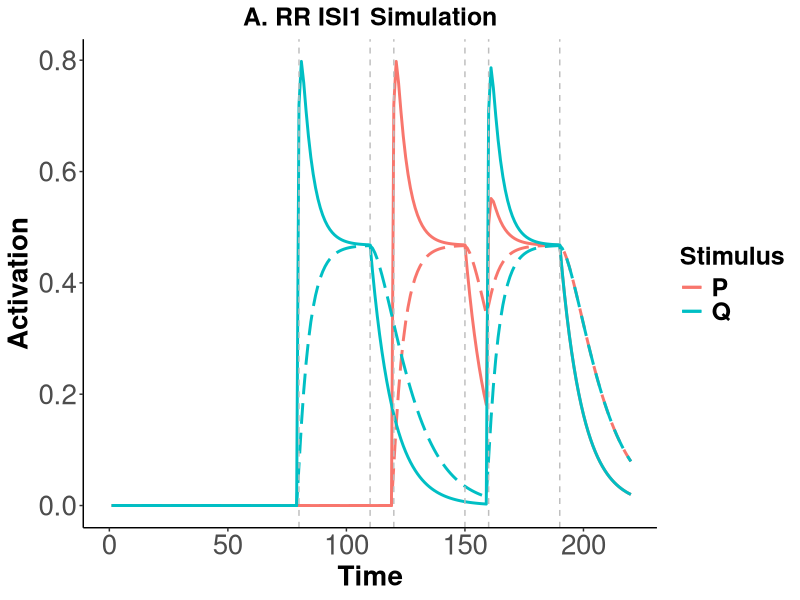

Recreate this plot in R.
input = list()
input$sorQp1 = .8
input$sorPp1 = .8

s1 = c(80,110)
s2 = c(120,150)
tt = c(160,190)
input$sordur = 220

input$sorQon1 = s1
input$sorQon2 = tt
input$sorPon1 = s2
input$sorPon2 = tt

input$sorpd1 = 0.1
input$sorpd2 = input$sorpd1


sor = matrix(nrow = input$sordur, ncol = 28)

colnames(sor) = c('p1Q', 'p1P',
                  'pd1', 'pd2', 
                  'pIQ', 'pA1Q', 'pA2Q',
                  'pIP', 'pA1P', 'pA2P',
                  
                  'pA1Qgain', 'pA1Qloss','pA2Qgain',
                  'pA2Qloss','pIQgain','pIQloss',
                  'pA1Qdelta', 'pA2Qdelta', 'pIQdelta',
                  
                  'pA1Pgain', 'pA1Ploss','pA2Pgain',
                  'pA2Ploss','pIPgain','pIPloss',
                  'pA1Pdelta', 'pA2Pdelta', 'pIPdelta'
                  )

sor[,'p1Q'] = 0 # set as 0 to init
sor[,'p1P'] = 0


sor[input$sorPon1[1]:input$sorPon1[2],'p1P'] = input$sorPp1
sor[input$sorPon2[1]:input$sorPon2[2],'p1P'] = input$sorPp1

sor[input$sorQon1[1]:input$sorQon1[2],'p1Q'] = input$sorQp1
sor[input$sorQon2[1]:input$sorQon2[2],'p1Q'] = input$sorQp1

sor[,'pd1'] = input$sorpd1     # set decay rate
sor[,'pd2'] = input$sorpd2     # set decay rate

sor[,'pIQ'] = 1                 # Make I numeric
sor[,'pIP'] = 1

# run moment by moment simulation
for (i in 1:nrow(sor)){
    if (i == 1){
        
        sor[i,'pIQ'] = 1 - sor[i,'p1Q'] # This will be 1 as long as p1 = 0
        
        # Q
        
        # Deltas calculate
        sor[i,'pA1Qgain'] = sor[i,'p1Q']
        sor[i,'pA1Qloss'] = sor[i,'pA1Qgain'] * sor[i,'pd1']
        sor[i,'pA1Qdelta'] = sor[i,'pA1Qgain'] - sor[i,'pA1Qloss']
        
        sor[i,'pA2Qgain'] = sor[i,'pA1Qloss']
        sor[i,'pA2Qloss'] = sor[i,'pA2Qgain'] * sor[i,'pd2']
        sor[i,'pA2Qdelta'] = sor[i,'pA2Qgain'] - sor[i,'pA2Qloss']

        sor[i,'pIQgain'] = sor[i,'pA2Qloss']
        sor[i,'pIQloss'] = sor[i,'p1Q']
        sor[i,'pIQdelta'] = sor[i,'pIQgain'] - sor[i,'pIQloss']

        # Calculate proportions in each state
        sor[i,'pA1Q'] = sor[i,'pA1Qdelta']
        sor[i,'pA2Q'] = sor[i,'pA2Qdelta']
        sor[i,'pIQ'] = sor[i,'pIQ'] + sor[i,'pIQgain']
        
        # P
        
        # Deltas calculate
        sor[i,'pA1Pgain'] = sor[i,'p1P']
        sor[i,'pA1Ploss'] = sor[i,'pA1Pgain'] * sor[i,'pd1']
        sor[i,'pA1Pdelta'] = sor[i,'pA1Pgain'] - sor[i,'pA1Ploss']
        
        sor[i,'pA2Pgain'] = sor[i,'pA1Ploss']
        sor[i,'pA2Ploss'] = sor[i,'pA2Pgain'] * sor[i,'pd2']
        sor[i,'pA2Pdelta'] = sor[i,'pA2Pgain'] - sor[i,'pA2Ploss']
        
        sor[i,'pIPgain'] = sor[i,'pA2Ploss']
        sor[i,'pIPloss'] = sor[i,'p1P']
        sor[i,'pIPdelta'] = sor[i,'pIPgain'] - sor[i,'pIPloss']
        
        # Calculate proportions in each state
        sor[i,'pA1P'] = sor[i,'pA1Pdelta']
        sor[i,'pA2P'] = sor[i,'pA2Pdelta']
        sor[i,'pIP'] = sor[i,'pIP'] + sor[i,'pIPgain']


        
    } else {
        
        # Q
        
        sor[i,'pIQ'] = sor[i-1,'pIQ']
        
        sor[i,'pA1Qgain'] = sor[i,'pIQ'] * sor[i,'p1Q'] # how mauch is activated from I
        
        sor[i,'pA1Q'] = sor[i-1,'pA1Q'] + sor[i,'pA1Qgain'] # how much is there in total with carried over
        
        sor[i,'pA1Qloss'] = sor[i,'pA1Q'] * sor[i,'pd1'] # how much decays to A2
        
        sor[i,'pA1Q'] = sor[i,'pA1Q'] - sor[i,'pA1Qloss'] # how much is left after the decay
        
        sor[i,'pA1Qdelta'] = sor[i,'pA1Qgain'] - sor[i,'pA1Qloss']
        
        sor[i,'pA2Qgain'] = sor[i,'pA1Qloss'] # how much is gained from A1->A2 decay
        
        sor[i,'pA2Q'] = sor[i-1,'pA2Q'] + sor[i,'pA2Qgain'] # how much is there with carried over
        
        sor[i,'pA2Qloss'] = sor[i,'pA2Q'] * sor[i,'pd2'] # how much decays A2->I
        
        sor[i,'pA2Q'] = sor[i,'pA2Q'] - sor[i,'pA2Qloss'] # how much is left after A2->I decay
        
        sor[i,'pA2Qdelta'] = sor[i,'pA2Qgain'] - sor[i,'pA2Qloss']
        
        sor[i,'pIQgain'] = sor[i,'pA2Qloss'] # how much decayed from A2
        
        sor[i,'pIQloss'] = sor[i,'pA1Qgain']
        
        sor[i,'pIQ'] = sor[i,'pIQ'] + sor[i,'pIQgain'] - sor[i,'pIQloss']
        
        sor[i,'pIQdelta'] = sor[i,'pIQgain'] - sor[i,'pIQloss']
        
        # P
        
        sor[i,'pIP'] = sor[i-1,'pIP']
        
        sor[i,'pA1Pgain'] = sor[i,'pIP'] * sor[i,'p1P'] # how mauch is activated from I
        
        sor[i,'pA1P'] = sor[i-1,'pA1P'] + sor[i,'pA1Pgain'] # how much is there in total with carried over
        
        sor[i,'pA1Ploss'] = sor[i,'pA1P'] * sor[i,'pd1'] # how much decays to A2
        
        sor[i,'pA1P'] = sor[i,'pA1P'] - sor[i,'pA1Ploss'] # how much is left after the decay
        
        sor[i,'pA1Pdelta'] = sor[i,'pA1Pgain'] - sor[i,'pA1Ploss']
        
        sor[i,'pA2Pgain'] = sor[i,'pA1Ploss'] # how much is gained from A1->A2 decay
        
        sor[i,'pA2P'] = sor[i-1,'pA2P'] + sor[i,'pA2Pgain'] # how much is there with carried over
        
        sor[i,'pA2Ploss'] = sor[i,'pA2P'] * sor[i,'pd2'] # how much decays A2->I
        
        sor[i,'pA2P'] = sor[i,'pA2P'] - sor[i,'pA2Ploss'] # how much is left after A2->I decay
        
        sor[i,'pA2Pdelta'] = sor[i,'pA2Pgain'] - sor[i,'pA2Ploss']
        
        sor[i,'pIPgain'] = sor[i,'pA2Ploss'] # how much decayed from A2
        
        sor[i,'pIPloss'] = sor[i,'pA1Pgain']
        
        sor[i,'pIP'] = sor[i,'pIP'] + sor[i,'pIPgain'] - sor[i,'pIPloss']
        
        sor[i,'pIPdelta'] = sor[i,'pIPgain'] - sor[i,'pIPloss']

    }
}



library(ggplot2)
#library(jtools)

sor = as.data.frame(sor)
sor$time = c(1:nrow(sor))
sor = sor[1:input$sordur,]

png("rr_is1_plot.png", width = 800, height = 400)

text1 = 20
text2 = 18

ggplot(data=as.data.frame(sor), aes(x = time, y=pA1P, group=1, color="P" )) +
    geom_line(size = 1) + geom_line(aes(y=pA2P, colour = 'P'), size =1, linetype = 'longdash') + theme_classic() + 
    geom_line(aes(y=pA1Q, colour = 'Q'), size =1) +
    geom_line(aes(y=pA2Q, colour = 'Q'), size =1, linetype = 'longdash') +
    geom_vline(xintercept = s1[1], linetype = "dashed", colour = 'grey') + 
    geom_vline(xintercept = s1[2], linetype = "dashed", colour = 'grey') +
    geom_vline(xintercept = s2[1], linetype = "dashed", colour = 'grey') + 
    geom_vline(xintercept = s2[2], linetype = "dashed", colour = 'grey') +
    geom_vline(xintercept = tt[1], linetype = "dashed", colour = 'grey') + 
    geom_vline(xintercept = tt[2], linetype = "dashed", colour = 'grey') +
    theme(legend.text = element_text(size = text2, face = "bold"), legend.title = element_text(size=text2, face="bold")) + 
    scale_color_discrete(name = "Stimulus") + theme(axis.text=element_text(size=text1),
                                               axis.title=element_text(size=text1,face="bold"), axis.text.x = element_text(size = text1),
                                               axis.text.y = element_text(size = text1)) + 
    scale_x_continuous(name="Time", limits=c(0, input$sordur)) + scale_y_continuous(name="Activation") + 
    ggtitle("A. RR ISI1 Simulation") + 
    theme(plot.title = element_text(size = text2, face = "bold", hjust = 0.5)) 
    


dev.off()


